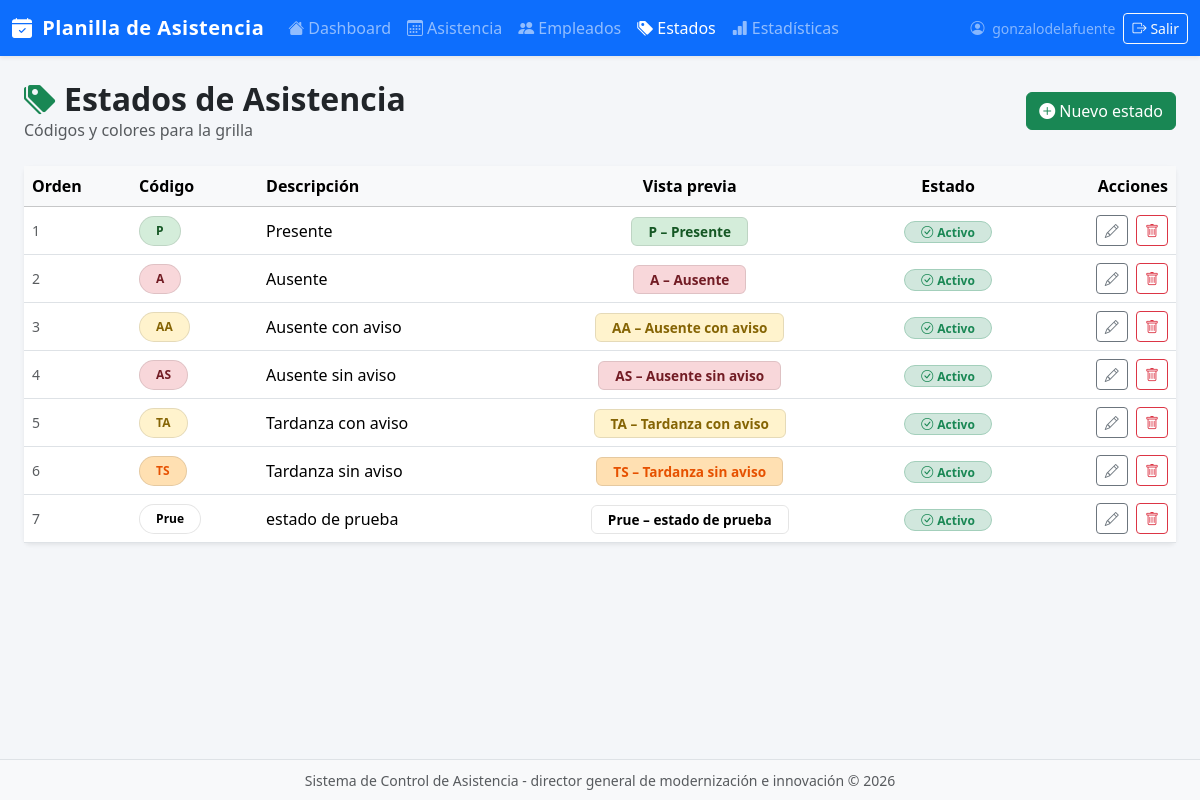
Screenshot of /estados/ (signed in) with the database file from the repository.
### app/asistencia/models.py (models this page shows, shortened)
class EstadoAsistencia(models.Model):
    codigo = models.CharField(max_length=5, unique=True)
    descripcion = models.CharField(max_length=100)
    color_fondo = models.CharField(max_length=7, default="#FFFFFF")
    color_texto = models.CharField(max_length=7, default="#000000")
    orden = models.PositiveIntegerField(default=0)
    activo = models.BooleanField(default=True)
    created_at = models.DateTimeField(auto_now_add=True)
    updated_at = models.DateTimeField(auto_now=True)
    class Meta:
        ordering = ['orden', 'codigo']
        verbose_name = "Estado de Asistencia"
        verbose_name_plural = "Estados de Asistencia"

### app/asistencia/views.py (the view)
# urls.py: path('estados/', views.estados_lista, name='estados_lista'),
@login_required
def estados_lista(request):
    estados = EstadoAsistencia.objects.all()
    return render(request, 'asistencia/estados/lista.html', {'estados': estados})

### app/asistencia/templates/asistencia/estados/lista.html (shortened to what this page needs)
{% extends 'asistencia/base.html' %}
{% block content %}
<div class="d-flex justify-content-between align-items-center mb-4">
  <div>
    <h2 class="fw-bold mb-0"><i class="bi bi-tags-fill me-2 text-success"></i>Estados de Asistencia</h2>
    <p class="text-muted mb-0">Códigos y colores para la grilla</p>
  </div>
  <a href="{% url 'estados_crear' %}" class="btn btn-success">
    <i class="bi bi-plus-circle-fill me-1"></i>Nuevo estado
  </a>
</div>
<div class="card border-0 shadow-sm">
  <div class="card-body p-0">
    <div class="table-responsive">
      <table class="table table-hover align-middle mb-0">
        <thead class="table-light">
          <tr>
            <th>Orden</th>
            <th>Código</th>
            <th>Descripción</th>
            <th class="text-center">Vista previa</th>
            <th class="text-center">Estado</th>
            <th class="text-end">Acciones</th>
          </tr>
        </thead>
        <tbody>
          {% for estado in estados %}
          <tr class="{% if not estado.activo %}table-secondary text-muted{% endif %}">
            <td class="text-muted small">{{ estado.orden }}</td>
            <td>
              <span class="badge rounded-pill px-3 py-2 fw-bold"
                    style="background-color: {{ estado.color_fondo }}; color: {{ estado.color_texto }}; border: 1px solid rgba(0,0,0,.1);">
                {{ estado.codigo }}
              </span>
            </td>
            <td>{{ estado.descripcion }}</td>
            <td class="text-center">
              <span class="px-3 py-1 rounded"
                    style="background-color: {{ estado.color_fondo }}; color: {{ estado.color_texto }}; border: 1px solid rgba(0,0,0,.1); font-weight: 600; font-size: .85rem;">
                {{ estado.codigo }} – {{ estado.descripcion }}
              </span>
            </td>
            <td class="text-center">
              {% if estado.activo %}
                <span class="badge bg-success-subtle text-success border border-success-subtle rounded-pill px-3">
                  <i class="bi bi-check-circle me-1"></i>Activo
                </span>
              {% else %}
                <span class="badge bg-secondary-subtle text-secondary border border-secondary-subtle rounded-pill px-3">
                  <i class="bi bi-x-circle me-1"></i>Inactivo
                </span>
              {% endif %}
            </td>
            <td class="text-end">
              <a href="{% url 'estados_editar' estado.pk %}"
                 class="btn btn-sm btn-outline-secondary me-1">
                <i class="bi bi-pencil"></i>
              </a>
              <form method="post" action="{% url 'estados_eliminar' estado.pk %}"
                    class="d-inline"
                    onsubmit="return confirm('¿Eliminar el estado {{ estado.codigo }}? Esta acción no se puede deshacer.')">
                <button type="submit" class="btn btn-sm btn-outline-danger" title="Eliminar">
                  <i class="bi bi-trash"></i>
                </button>
              </form>
            </td>
          </tr>
          {% endfor %}
        </tbody>
      </table>
    </div>
  </div>
</div>
{% endblock %}

### app/asistencia/templates/asistencia/base.html (shortened to what this page needs)
<!DOCTYPE html>
<html lang="es">
<head>
  <link href="https://cdn.jsdelivr.net/npm/bootstrap@5.3.3/dist/css/bootstrap.min.css" rel="stylesheet" />
  <link href="https://cdn.jsdelivr.net/npm/bootstrap-icons@1.11.3/font/bootstrap-icons.css" rel="stylesheet" />
</head>
<body>
<nav class="navbar navbar-expand-lg navbar-dark bg-primary shadow-sm">
  <div class="container-fluid">
    <a class="navbar-brand" href="{% url 'dashboard' %}">
      <i class="bi bi-calendar-check-fill me-1"></i> Planilla de Asistencia
    </a>
    <div class="collapse navbar-collapse" id="mainNav">
      <ul class="navbar-nav me-auto mb-2 mb-lg-0">
        <li class="nav-item">
          <a class="nav-link {% if request.resolver_match.url_name == 'dashboard' %}active{% endif %}"
             href="{% url 'dashboard' %}">
            <i class="bi bi-house-fill me-1"></i>Dashboard
          </a>
        </li>
        <li class="nav-item">
          <a class="nav-link {% if 'asistencia' in request.resolver_match.url_name %}active{% endif %}"
             href="{% url 'asistencia' %}">
            <i class="bi bi-calendar3 me-1"></i>Asistencia
          </a>
        </li>
        <li class="nav-item">
          <a class="nav-link {% if 'empleados' in request.resolver_match.url_name %}active{% endif %}"
             href="{% url 'empleados_lista' %}">
            <i class="bi bi-people-fill me-1"></i>Empleados
          </a>
        </li>
        <li class="nav-item">
          <a class="nav-link {% if 'estados' in request.resolver_match.url_name %}active{% endif %}"
             href="{% url 'estados_lista' %}">
            <i class="bi bi-tags-fill me-1"></i>Estados
          </a>
        </li>
        <li class="nav-item">
          <a class="nav-link {% if request.resolver_match.url_name == 'estadisticas' %}active{% endif %}"
             href="{% url 'estadisticas' %}">
            <i class="bi bi-bar-chart-fill me-1"></i>Estadísticas
          </a>
        </li>
      </ul>
      {% if user.is_authenticated %}
      <div class="d-flex align-items-center gap-2 ms-auto">
        <span class="navbar-text text-white-50 small d-none d-md-inline">
          <i class="bi bi-person-circle me-1"></i> {{ user.username }}
        </span>
        <form method="post" action="{% url 'logout' %}" class="d-inline m-0">
          <button type="submit" class="btn btn-sm btn-outline-light">
            <i class="bi bi-box-arrow-right me-1"></i>Salir
          </button>
        </form>
      </div>
      {% endif %}
    </div>
  </div>
</nav>
<main class="container-fluid py-4 px-4">
  {% block content %}{% endblock %}
</main>
<footer class="bg-light border-top text-center text-muted py-2">
  <small>Sistema de Control de Asistencia - director general de modernización e innovación  &copy; {% now "Y" %}</small>
</footer>
</body>
</html>

### app/asistencia/templates/asistencia/base.html (style rules this page uses)
body { background-color: #f4f6f9; min-height: 100vh; display: flex; flex-direction: column; }
main { flex: 1; }
.navbar-brand { font-weight: 700; letter-spacing: 0.5px; }

### rows the page displays
EstadoAsistencia: orden "1", codigo "P", descripcion "Presente", activo True (drawn)
EstadoAsistencia: orden "2", codigo "A", descripcion "Ausente", activo True (drawn)
EstadoAsistencia: orden "3", codigo "AA", descripcion "Ausente con aviso", activo True (drawn)
EstadoAsistencia: orden "4", codigo "AS", descripcion "Ausente sin aviso", activo True (drawn)
EstadoAsistencia: orden "5", codigo "TA", descripcion "Tardanza con aviso", activo True (drawn)
EstadoAsistencia: orden "6", codigo "TS", descripcion "Tardanza sin aviso", activo True (drawn)
EstadoAsistencia: orden "7", codigo "Prue", descripcion "estado de prueba", activo True (drawn)

### other values shown
{{ user.username }} "gonzalodelafuente"
